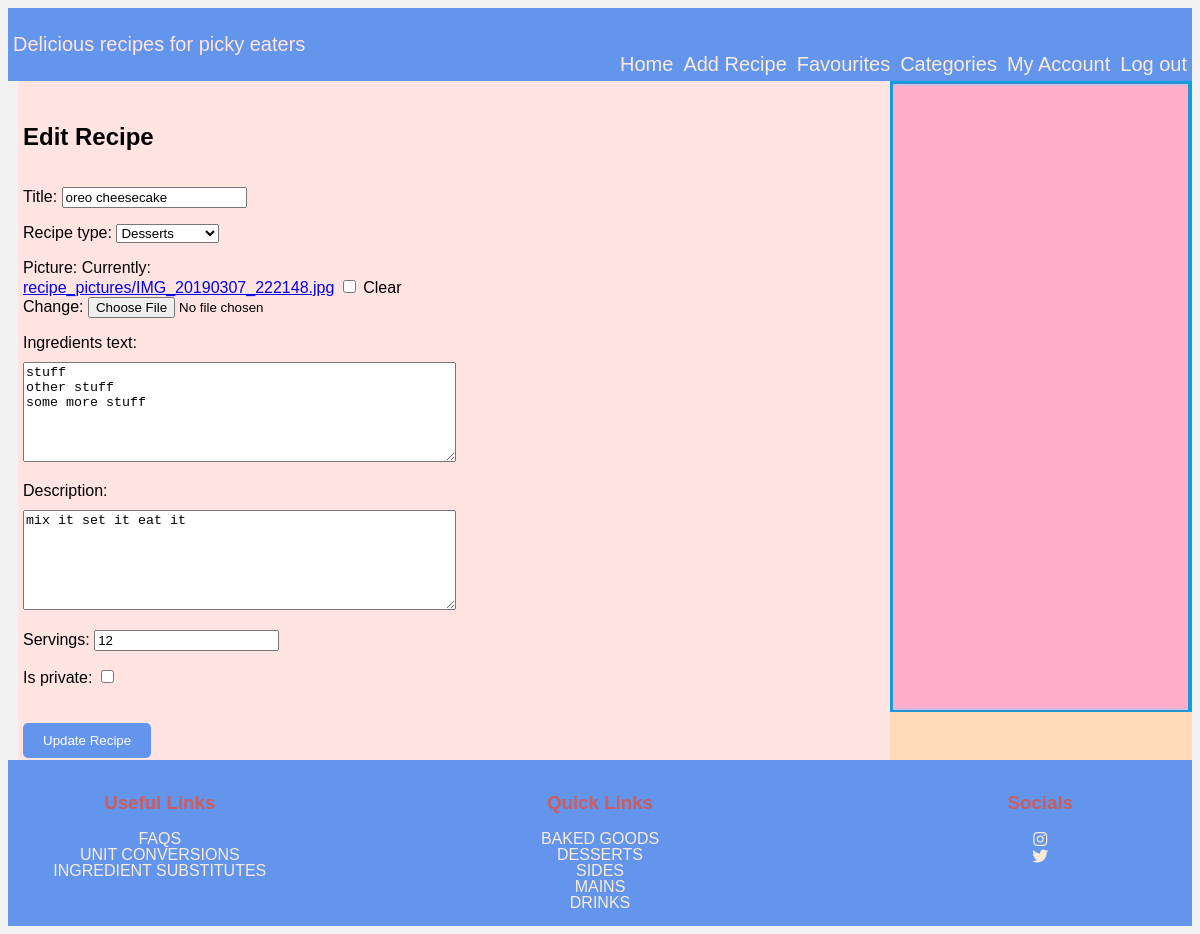
Screenshot of /recipe/edit/15/edit/ (signed in) with the database file from the repository.
### veggie_recipe_book/recipes/models.py (models this page shows, shortened)
class Recipe(models.Model):
    MIN_RECIPE_TITLE_LENGTH = 2
    MAX_RECIPE_TITLE_LENGTH = 75
    class RecipeType(models.TextChoices):
        BAKED_GOODS = 'BG', 'Baked Goods'
        DESSERTS = 'DS', 'Desserts'
        SIDES = 'SD', 'Sides'
        MAINS = 'MN', 'Mains'
        DRINKS = 'DR', 'Drinks'
    MAX_RECIPE_TYPE_LENGTH = RecipeType.max_length()
    title = models.CharField(max_length=MAX_RECIPE_TITLE_LENGTH,
                             unique=True,
                             blank=False,
                             null=False,
                             validators=[MinLengthValidator(MIN_RECIPE_TITLE_LENGTH,
                                                            message=f'Title cannot be fewer '
                                                                    f'than {MIN_RECIPE_TITLE_LENGTH} letters long'
                                                            ),
                                         ],
                             )
    recipe_type = models.CharField(max_length=MAX_RECIPE_TYPE_LENGTH,
                                   choices=RecipeType.choices,
                                   blank=False,
                                   null=False,
                                   )
    picture = models.ImageField(upload_to='recipe_pictures/',
                                blank=True,
                                null=True,
                                validators=[validate_image_size,
                                            ],
                                )
    ingredients_text = models.TextField(blank=False,
                                        null=False,
                                        )
    description = models.TextField(blank=False,
                                   null=False,
                                   )
    servings = models.IntegerField(blank=False,
                                   null=False,
                                   )
    is_private = models.BooleanField(default=False,
                                     blank=False,
                                     null=False,
                                     )
    created_at = models.DateTimeField(auto_now_add=True,
                                      )
    edited_at = models.DateTimeField(auto_now=True,
                                     )
    author = models.ForeignKey(UserModel,
                               on_delete=models.CASCADE,
                               )

### veggie_recipe_book/recipes/views.py (the view, shortened to what this page needs)
# urls.py: path('edit/<int:pk>/edit/', EditRecipeView.as_view(), name='edit_recipe'),
class EditRecipeView(LoginRequiredMixin, UserPassesTestMixin, UpdateView):
    model = Recipe
    form_class = RecipeForm
    template_name = 'recipes/edit_recipe.html'
    def test_func(self):
        recipe = self.get_object()
        return self.request.user == recipe.author

### veggie_recipe_book/recipes/forms.py
class RecipeForm(forms.ModelForm):
    class Meta:
        model = Recipe
        fields = ['title', 'recipe_type', 'picture', 'ingredients_text', 'description', 'servings',
                  'is_private', ]
        widgets = {
            'ingredients_text': forms.Textarea(attrs={'placeholder': 'Please enter each ingredient on a new line.'},
                                               ),
            'title': forms.TextInput(attrs={'placeholder': 'Recipe Name'},
                                     ),
            'description': forms.Textarea(attrs={'placeholder': 'Your recipe'},
                                          ),
        }

### templates/recipes/edit_recipe.html (shortened to what this page needs)
{% extends 'base.html' %}
{% load static %}
{% block content %}
<div class="edit-recipe">
  <h2>Edit Recipe</h2>
  <form action="{% url 'edit_recipe' pk=object.pk %}" method="post" enctype="multipart/form-data">
    {{ form.as_p }}
    <button type="submit">Update Recipe</button>
  </form>
</div>
{% endblock %}

### staticfiles/css/main.css (style rules this page uses)
* { box-sizing: border-box; }
body { font-family: "Palatino Linotype", sans-serif; color: black; }
.edit-recipe { display: flex; flex-direction: column; align-items: flex-start; margin-top: 20px; }
.edit-recipe h2 { margin-bottom: 20px; }
.edit-recipe form { width: 50%; }
.edit-recipe form textarea { width: 100%; height: 100px; margin-top: 10px; }
.edit-recipe form button { margin-top: 20px; background-color: cornflowerblue; color: white; border: none; padding: 10px 20px; cursor: pointer; border-radius: 5px; transition: background-color 0.3s ease; }
body { font-family: Arial, sans-serif; background-color: #f2f2f2; }

### rows the page displays
Recipe: title "oreo cheesecake", recipe_type "Desserts", ingredients_text "stuff other stuff some more stuff", description "mix it set it eat it", servings "12"
